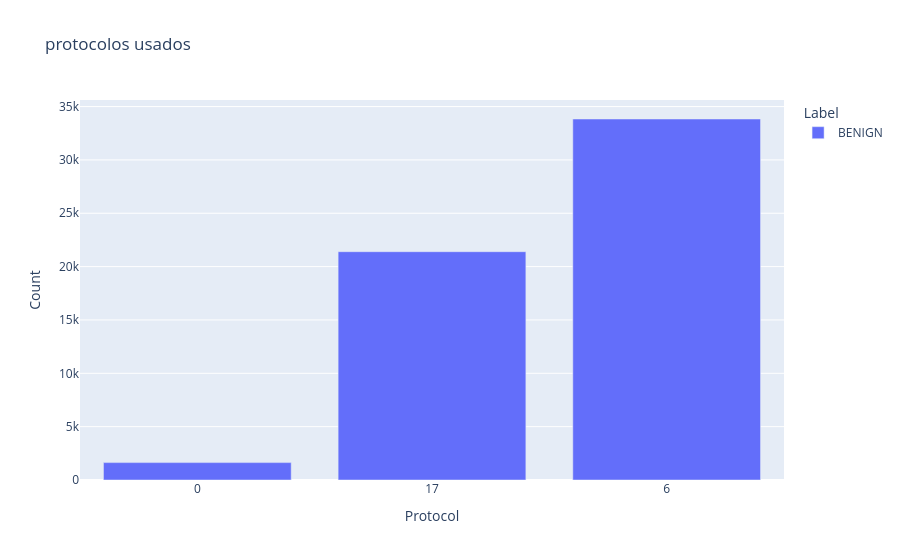

Notebook source saved alongside this figure:
### Code cell
# double search

make_graph(3, df, columns[6], "Count", (20,6), "protocolos usados", 0, 3000)

### Figure 1 — Plotly figure (JSON) as saved in the notebook; plotly's stock layout.template omitted (floating-point values rounded to 4 significant figures)
{"data": [{"alignmentgroup": "True", "hovertemplate": " Label=BENIGN<br> Protocol=%{x}<br>Count=%{y}<extra></extra>", "legendgroup": "BENIGN", "marker": {"color": "#636efa", "pattern": {"shape": ""}}, "name": "BENIGN", "offsetgroup": "BENIGN", "orientation": "v", "showlegend": true, "textposition": "auto", "type": "bar", "x": ["0", "17", "6"], "xaxis": "x", "y": [1630, 21398, 33835], "yaxis": "y"}], "layout": {"barmode": "relative", "legend": {"title": {"text": " Label"}, "tracegroupgap": 0}, "title": {"text": "protocolos usados"}, "xaxis": {"anchor": "y", "domain": [0, 1], "title": {"text": " Protocol"}}, "yaxis": {"anchor": "x", "domain": [0, 1], "title": {"text": "Count"}}}}
